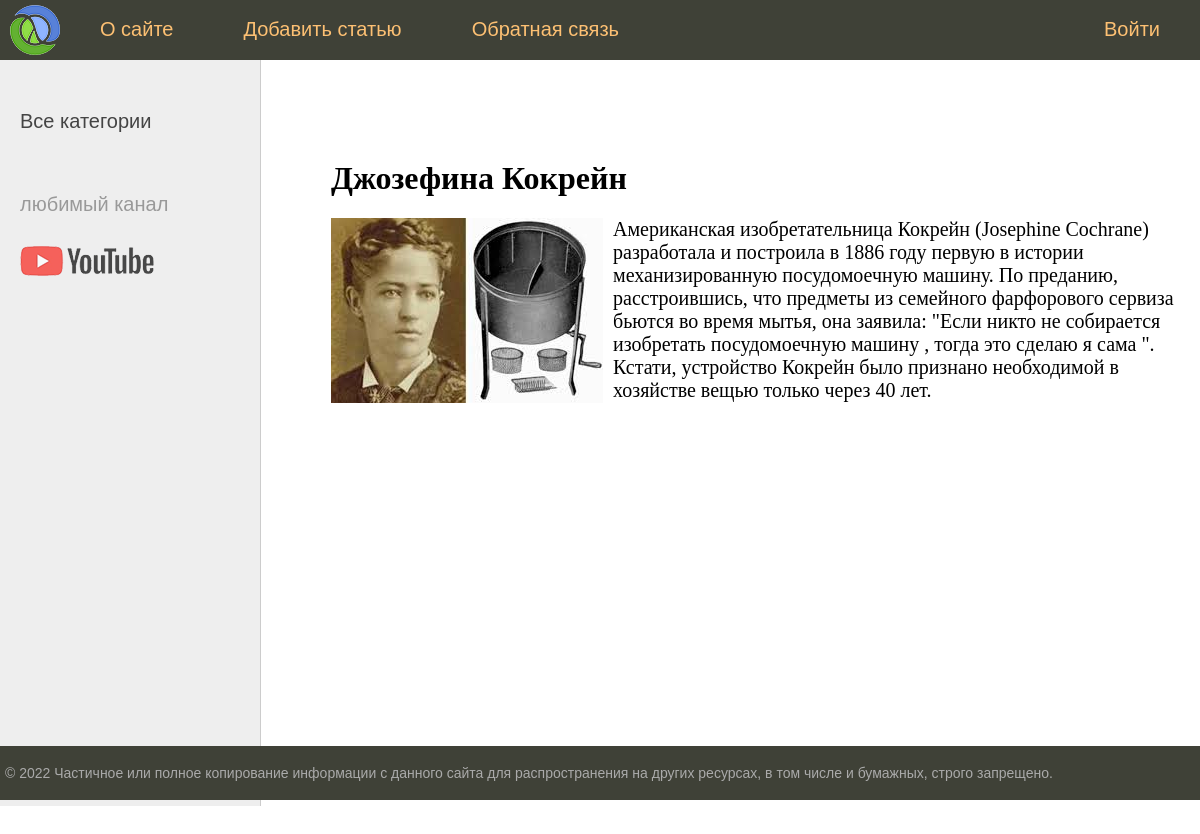
The app's page /post/14/ with its own data.
### women/models.py (models this page shows, shortened)
class Women(models.Model):
    title = models.CharField(max_length=255, verbose_name="Заголовок")
    content = models.TextField(blank=True, verbose_name="Текст статьи")
    photo = models.ImageField(upload_to="photos/%Y/%m/%d/", verbose_name="Фото")
    time_create = models.DateTimeField(auto_now_add=True, verbose_name="Время создания")
    time_update = models.DateTimeField(auto_now=True, verbose_name="Время изменения")
    is_published = models.BooleanField(default=True, verbose_name="Публикация")
    cat = models.ForeignKey('Category', on_delete=models.PROTECT, null=True, verbose_name="Категории")
    class Meta:
        verbose_name = 'известные женщины'
        verbose_name_plural = 'известные женщины'
        ordering = ['time_create', 'title']

### women/views.py (the view)
# urls.py: path('post/<int:post_id>/', show_post, name='post'),
def show_post(request, post_id):
    post = get_object_or_404(Women, pk=post_id)
    context = {
        'post': post,
        'menu': menu,
        'title': post.title,
        'cat_selected': post.cat_id,
    }
    return render(request, 'women/post.html', context=context)

### women/templates/women/post.html
{% extends 'women/base.html' %}
{% block content %}
<h1>{{post.title}}</h1>
{% if post.photo %}
<p><img class="img-article-left" src="{{post.photo.url}}"></p>
{% endif %}
{{post.content|linebreaks}}
{% endblock %}

### women/static/women/css/styles.css (style rules this page uses)
html, body { font-family: 'Arial'; margin: 0; padding: 0; height: 100%; width: 100%; color: #444; }
img { max-width: 600px; height: auto; }
img.img-article-left { max-width: 300px; height: auto; float: left; padding: 0 10px 10px 0; }
.content-text h1 { font-size: 32px; }

### records on screen
Women: title "Джозефина Кокрейн", photo (picture), content "Американская изобретательница Кокрейн (Josephine Cochrane) разработала и построила в 1886 году первую в истории механизированную посудомоечную машину. По преданию, расстроившись, что предметы из семейного фарфорового сервиза бьются во время мытья, она заявила: \"Если никто не собирается изобретать посудомоечную машину , тогда это сделаю я сама \". Кстати, устройство Кокрейн было признано необходимой в хозяйстве вещью только через 40 лет."

### other values on screen
{{ m.title }} "О сайте" "Добавить статью" "Обратная связь"
{{ m.title }} "Войти"
